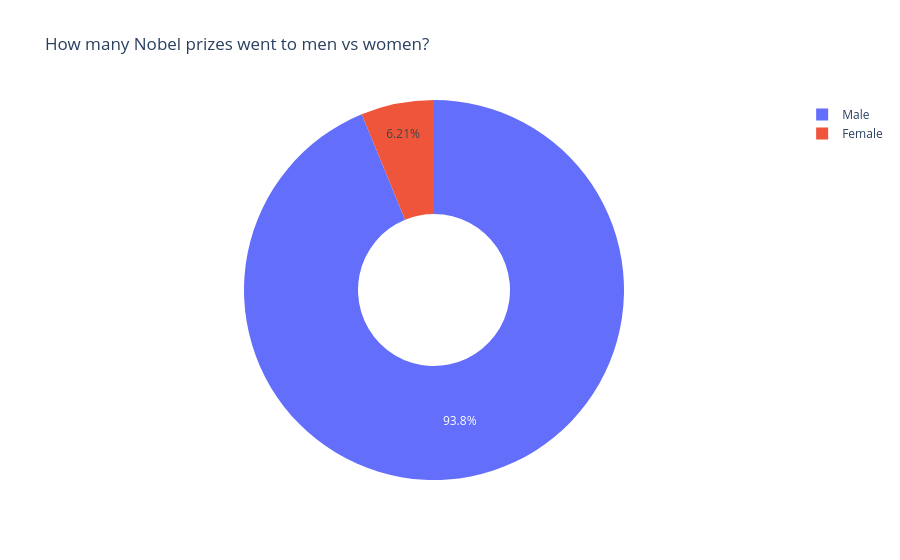

Notebook cell for this chart:
### Code cell
fig = px.pie(
    sex_dist,
    values=sex_dist.values,
    names=sex_dist.index,
    title="How many Nobel prizes went to men vs women?",
    hole=0.4,
)
fig.show()

### Figure 1 — Plotly figure (JSON) as saved in the notebook; plotly's stock layout.template omitted (floating-point values rounded to 4 significant figures)
{"data": [{"domain": {"x": [0, 1], "y": [0, 1]}, "hole": 0.4, "hovertemplate": "sex=%{label}<br>value=%{value}<extra></extra>", "labels": ["Male", "Female"], "legendgroup": "", "name": "", "showlegend": true, "type": "pie", "values": [876, 58]}], "layout": {"legend": {"tracegroupgap": 0}, "title": {"text": "How many Nobel prizes went to men vs women?"}}}
